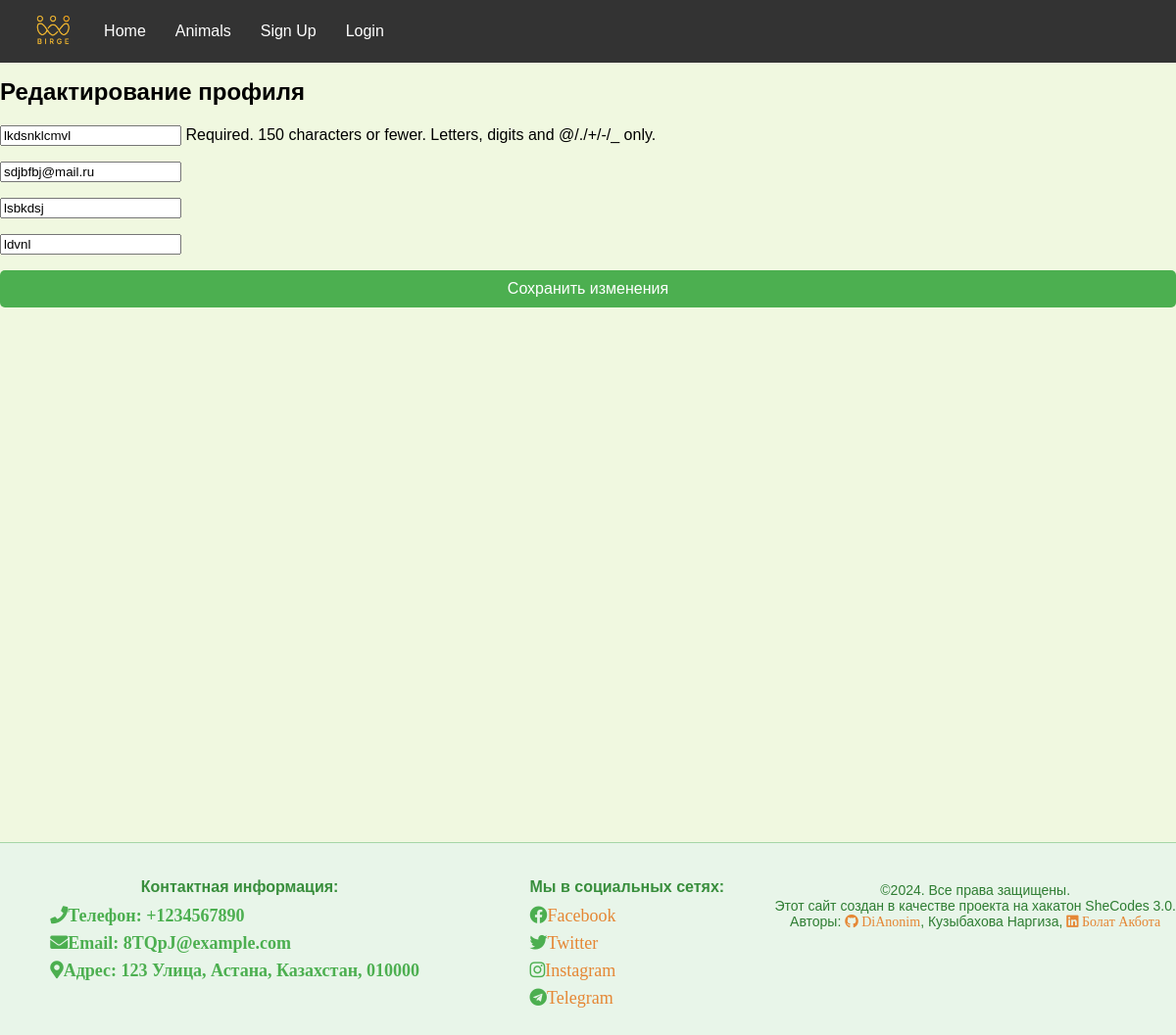
The app's page /user/update/1/ with its own data.
### app/models.py (models this page shows, shortened)
class CustomUser(AbstractUser):
    class Gender(models.TextChoices):
        Man = 'Man'
        Woman =  'Woman'
    image=models.ImageField(upload_to='media/users',default="media/users/default.png")
    gender=models.CharField(max_length=10,choices=Gender.choices,default=Gender.Man)
    birthday=models.DateField(null=True)
    phone=models.CharField(max_length=20)
    isStudent = models.BooleanField(default=False)

### app/views.py (the view, shortened to what this page needs)
# urls.py: path('user/update/<int:pk>/', UpdateUserView.as_view(), name='update_user'),
class UpdateUserView(UpdateView):
    model = CustomUser
    form_class = UpdateUserForm
    template_name = 'update_user.html'
    def get_object(self):
        return get_object_or_404(CustomUser, pk=self.kwargs['pk'])

### app/forms.py
class UpdateUserForm(forms.ModelForm):
    class Meta:
        model = CustomUser
        fields = ['username', 'email', 'first_name', 'last_name']
        labels = {
            'first_name': '',
            'last_name': '',
            'email': '',
            'username': '',
        }
        widgets = {
            'first_name': forms.TextInput(attrs={'placeholder': 'Имя', 'class': 'form-control'}),
            'last_name': forms.TextInput(attrs={'placeholder': 'Фамилия', 'class': 'form-control'}),
            'email': forms.EmailInput(attrs={'placeholder': 'Email', 'class': 'form-control'}),
            'username': forms.TextInput(attrs={'placeholder': 'Username/Логин', 'class': 'form-control'}),
        }

### templates/update_user.html (shortened to what this page needs)
{% extends "base.html" %}
{% load customtags %}
{% block content %}
<div class="container">
    <h2>Редактирование профиля</h2>
    <form method="post" enctype="multipart/form-data">
        {{ form.as_p }}
        <button type="submit" class="btn btn-primary submit-btn">Сохранить изменения</button>
    </form>
</div>
{% endblock %}

### static/css/styles.css (style rules this page uses)
html, body { height: 100%; margin: 0; }
body { margin-top: 60px; font-family: Arial, sans-serif; background-color: #f0f8e0; margin: 0; padding: 0; align-items: center; height: 100vh; }
.submit-btn { width: 100%; padding: 10px; background-color: #ff9800; border: none; color: white; font-size: 16px; cursor: pointer; border-radius: 5px; transition: background-color 0.3s ease; }
.btn { padding: 10px 20px; border: none; border-radius: 5px; text-decoration: none; color: #fff; font-size: 16px; cursor: pointer; }
.btn-primary { background-color: #4caf50; }

### records on screen
CustomUser: username "lkdsnklcmvl", email "sdjbfbj@mail.ru", first_name "lsbkdsj", last_name "ldvnl"
